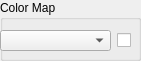
   <widget class="QGroupBox" name="groupBox_8">
    <property name="geometry">
     <rect>
      <x>510</x>
      <y>0</y>
      <width>141</width>
      <height>61</height>
     </rect>
    </property>
    <property name="title">
     <string>Color Map</string>
    </property>
    <widget class="QWidget" name="horizontalLayoutWidget_2">
     <property name="geometry">
      <rect>
       <x>0</x>
       <y>30</y>
       <width>131</width>
       <height>21</height>
      </rect>
     </property>
     <layout class="QHBoxLayout" name="horizontalLayout_4">
      <item>
       <widget class="QComboBox" name="comboBox_cmap">
        <property name="sizePolicy">
         <sizepolicy hsizetype="Maximum" vsizetype="Ignored">
          <horstretch>0</horstretch>
          <verstretch>0</verstretch>
         </sizepolicy>
        </property>
        <property name="maximumSize">
         <size>
          <width>120</width>
          <height>16777215</height>
         </size>
        </property>
        <property name="statusTip">
         <string>Color map.</string>
        </property>
       </widget>
      </item>
      <item>
       <widget class="QCheckBox" name="checkBox_reverse_mutant_effect">
        <property name="sizePolicy">
         <sizepolicy hsizetype="Maximum" vsizetype="Ignored">
          <horstretch>0</horstretch>
          <verstretch>0</verstretch>
         </sizepolicy>
        </property>
        <property name="statusTip">
         <string>Lower scores will be favored in certain scoring methods, such as ddG scoring.</string>
        </property>
        <property name="text">
         <string/>
        </property>
       </widget>
      </item>
     </layout>
    </widget>
   </widget>
